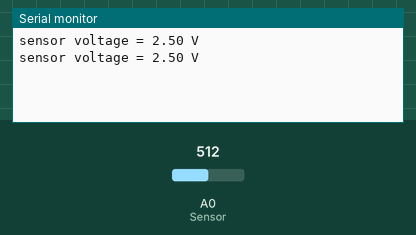
Simulated run of this sketch. Board: Arduino Uno, built with avr-gcc and run on an emulated ATmega328P. On the bench: the last lines printed to the serial monitor. The inputs (shaded band) are chosen by the test bench; at power-on: A0 (Sensor) = 512.

Above: at 1.8 s.
1.9 s: A0 (Sensor) set to 716
At 2.8 s:
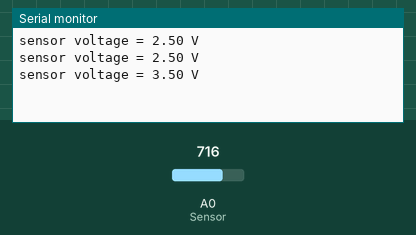
3.4 s: A0 (Sensor) set to 900
At 4.4 s:
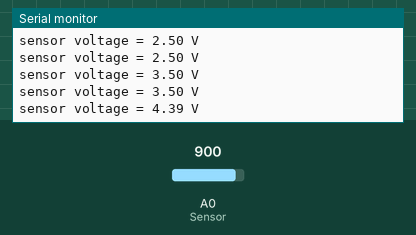
Timing chart, 0 to 6.4 s (numbered marks = the images above; inputs shaded):
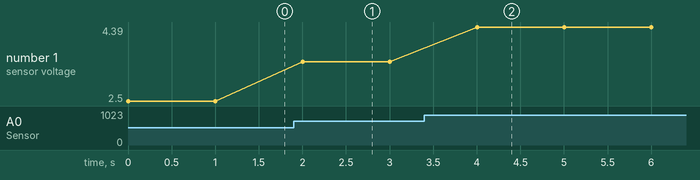

The sketch:

MQ-6_LPG_Gas_Sensor.ino
```cpp
void setup()

{

  Serial.begin(9600);      // Start Serial Communication/ Baud Rate

}


/* This Particular Function is used for Repeated Execution of the Circuit until Specified. */


void loop()

{

  float sensorVoltage;                                      // Initialize Variable for Sensor Voltage

  float sensorValue;                                                // Initialize Variable for Sensor Value

  sensorValue = analogRead(A0);                  // Read the Sensor Values from Analog Pin A0

  sensorVoltage = sensorValue/1024*5.0;      // Calculate the Sensor Voltage

  Serial.print("sensor voltage = ");                  // Print the Message

  Serial.print(sensorVoltage);                         // Print the Values

  Serial.println(" V");                                       // Print the Message

  delay(1000);                                                // Wait for 1000 ms

 }
```

Measured:
- after the input at 1.9 s, the serial monitor: prints a new line after 0.10 s (image 1)
- after the input at 3.4 s, the serial monitor: prints a new line after 0.60 s (image 2)
- plotted number 1: 2.5 → 3.5 after the input at 1.9 s, 3.5 → 4.39 after the input at 3.4 s
